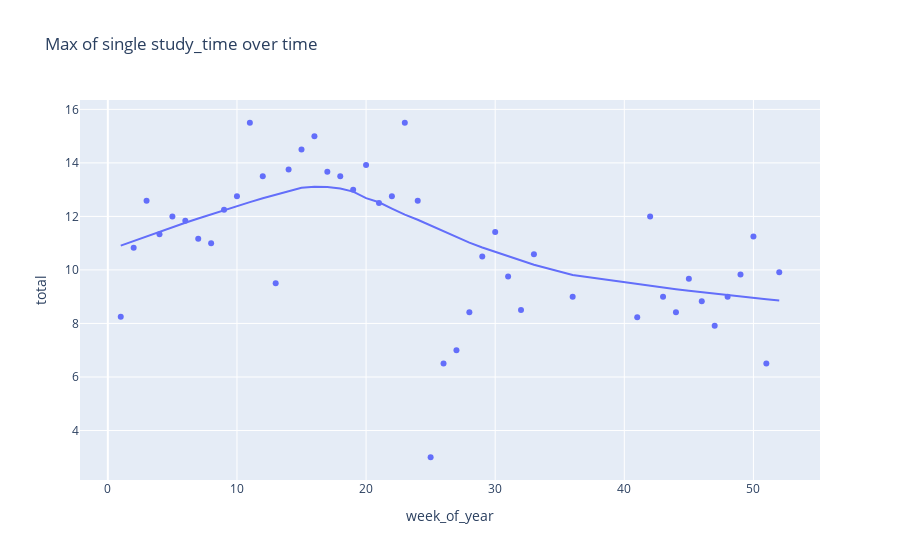

Here is the notebook cell this chart was saved with:
### Code cell
group_by_week = grouped.groupby('week_of_year').max().reset_index()
px.scatter(group_by_week, x='week_of_year',y='total', title='Max of single study_time over time',trendline='lowess')

### Figure 1 — Plotly figure (JSON) as saved in the notebook; plotly's stock layout.template omitted (floating-point values rounded to 4 significant figures)
{"data": [{"hovertemplate": "week_of_year=%{x}<br>total=%{y}<extra></extra>", "legendgroup": "", "marker": {"color": "#636efa", "symbol": "circle"}, "mode": "markers", "name": "", "orientation": "v", "showlegend": false, "type": "scatter", "x": [1, 2, 3, 4, 5, 6, 7, 8, 9, 10, 11, 12, 13, 14, 15, 16, 17, 18, 19, 20, 21, 22, 23, 24, 25, 26, 27, 28, 29, 30, 31, 32, 33, 36, 41, 42, 43, 44, 45, 46, 47, 48, 49, 50, 51, 52], "xaxis": "x", "y": [8.25, 10.83, 12.58, 11.33, 12, 11.83, 11.17, 11, 12.25, 12.75, 15.5, 13.5, 9.5, 13.75, 14.5, 15, 13.67, 13.5, 13, 13.92, 12.5, 12.75, 15.5, 12.58, 3, 6.5, 7, 8.417, 10.5, 11.42, 9.75, 8.5, 10.58, 9, 8.233, 12, 9, 8.417, 9.667, 8.833, 7.917, 9, 9.833, 11.25, 6.5, 9.917], "yaxis": "y"}, {"hovertemplate": "<b>LOWESS trendline</b><br><br>week_of_year=%{x}<br>total=%{y} <b>(trend)</b><extra></extra>", "legendgroup": "", "marker": {"color": "#636efa", "symbol": "circle"}, "mode": "lines", "name": "", "showlegend": false, "type": "scatter", "x": [1, 2, 3, 4, 5, 6, 7, 8, 9, 10, 11, 12, 13, 14, 15, 16, 17, 18, 19, 20, 21, 22, 23, 24, 25, 26, 27, 28, 29, 30, 31, 32, 33, 36, 41, 42, 43, 44, 45, 46, 47, 48, 49, 50, 51, 52], "xaxis": "x", "y": [10.91, 11.09, 11.26, 11.43, 11.6, 11.76, 11.92, 12.08, 12.24, 12.39, 12.53, 12.68, 12.81, 12.94, 13.07, 13.11, 13.1, 13.04, 12.93, 12.68, 12.53, 12.29, 12.07, 11.88, 11.66, 11.44, 11.22, 11.02, 10.84, 10.67, 10.51, 10.35, 10.19, 9.813, 9.465, 9.401, 9.34, 9.28, 9.223, 9.166, 9.111, 9.058, 9.006, 8.956, 8.908, 8.861], "yaxis": "y"}], "layout": {"legend": {"tracegroupgap": 0}, "title": {"text": "Max of single study_time over time"}, "xaxis": {"anchor": "y", "domain": [0, 1], "title": {"text": "week_of_year"}}, "yaxis": {"anchor": "x", "domain": [0, 1], "title": {"text": "total"}}}}
